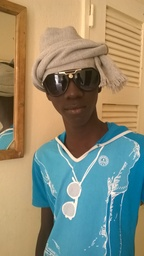
#> input picture thilor.jpg, 144 x 256 px, shrunk from 1456 x 2592 before the run
$ jupyter execute ProjetImageProcessing.ipynb   (shell and % lines are left out)
#> lines starting #> are read from the running program, lines starting #| are printed output that depends on the picture
## Projet Manipulation image

## Valeurs de couleurs
R ( 8 bits) intensite pour la couleur rouge
G ( 8 bits) intensite pour la couleur verte
B ( 8 bits ) intensite pour la couleur bleu

[cell 1]
import matplotlib.pyplot as plt
import math
import numpy as np
import matplotlib.path as mpath
import matplotlib.lines as mlines
import matplotlib.patches as mpatches
from PIL import Image
import random
import matplotlib.image as mpimg

[cell 2]
## Creer votre propre Type de données abstrait Couleur sous python avec les caractériistiques suivants:
class Couleur:
    '''
    Constructeur à 3 paramétres qui represente les valeurs entiéres des différentes couleurs
    '''
    def __init__(self, R, G,B,name = None):
#> called with R = 40, G = 25, B = 120
        self.R = R
        self.G = G
        self.B = B


    '''
    Creer une couleur à partir d'une liste
    '''
    @staticmethod
    def creerCouleur(listeRGB):
        return Couleur(int(listeRGB[0]),int(listeRGB[1]),int(listeRGB[2]))


    '''
    Recupération de l'intensite de la couleur rouge
    '''
    def getR(self):
        return int(self.R)
    '''
    Recupération de l'intensite de la couleur verte
    '''
    def getG(self):
        return int(self.G)
    '''
    Recupération de l'intensite de la couleur verte
    '''
    def getB(self):
        return int(self.B)
    '''
    Version brillante de cet objet couleur
    Il faut caculer le meme pourcentage de R,G,B
    Ajouter ces valeurs aux valeurs R,G,B de l'objet couleur originel
    Retourne un objet couleur
    '''
    # [8 lines left out: function brighter, not called in this run]

    '''
    Version sombre de cet objet couleur

    Il suffit de multiplier toutes les composantes R, G, B par le pourcentage passé en paramétre

    https://graphicdesign.stackexchange.com/questions/75417/how-to-make-a-given-color-a-bit-darker-or-lighter

    Retourne un objet couleur
    '''
    # [5 lines left out: function darker, not called in this run]
    '''
    Chaine de caractére representant cet objet couleur
    Retourne un string contenant les valeurs des composantes R,G,B
    '''
    def toString(self):
        return f"Rouge : {self.getR()} Vert : {self.getG()} Bleu : {self.getB()}"
    '''
    Comparaison de cet objet couleur avec color
    Retourne un booloean
    '''
    def equals(self,color):
        return self.getR() == color.getR() and self.getG() == color.getG() and self.getB() == color.getB()
    '''
     Calcul de la Luminance. La qualité des
     images dans les écrans plasmas modernes est une combinaison linéaire des trois couleurs et est définie par
     l'equation Y = 0.299r + 0.587g + 0.114b

    '''
    def luminance(self):
         return 0.299*self.getR() + 0.587*self.getG() + 0.114*self.getB()
    '''
     Calcul du niveau de gris. Il faut remplacer chaque intensité de couleur par la valeur entiére de la luminance.
     Il faudra créer une nouvelle couleur avec des intensités égales à la luminance
    '''
    def grayScale(self):
        a = int(self.luminance())
        return Couleur(a,a,a)
    '''
     Compatibilité deux couleurs. Deux couleurs sont compatibles si la différence de leur luminance fait au moins 128
     Retourne un boolean qui vaut true si les deux couleurs sont compatibles et false sinon
    '''
    # [6 lines left out: function compatible, not called in this run]
    '''
     Addition de couleur
    '''
    # [8 lines left out: function add, not called in this run]

    '''
    Fonction permettant d'afficher une couleur dans un cercle. Vous pouvez l'utiliser.
    '''
    # [14 lines left out: function showColor, not called in this run]

[cell 3]
col = Couleur(40,25,120)
cole = Couleur(255,2,86)

## Traitement d'image.
Une image numérique est une grille rectangulaire de pixels (éléments d'image), où la couleur de chaque pixel est définie individuellement. Les images numériques sont parfois appelées images tramées ou bitmap.
Le type de données Image vous permet de manipuler des images numériques.

source: https://introcs.cs.princeton.edu/java/31datatype/

L'ensemble de valeurs est une matrice bidimensionnelle de valeurs de couleur, et les opérations sont celles auxquelles vous pouvez vous attendre: créer une image (vierge ou à partir d'un fichier), définir la valeur d'un pixel sur une couleur donnée et extraire la couleur d'un pixel donné. L'API suivante résume les opérations disponibles:

[cell 4]
## Image Processing
class Picture:
    '''
    Creer une image à partir d'un fichier en utilisant la fonction imread() de matplotlig.image ou plus généralement la
    librairie Pillow
    '''
    def __init__(self,nomFichier = None,H = None, W = None):
#> called with nomFichier = 'thilor.jpg'
        if nomFichier == None:

            '''
            Creer une image blanche de hauteur H et de largeur W
            '''
            self.H = H
            self.W = W
            self.img = np.zeros((H,W,3))
        else:

            '''
            Creer une image à partir d'un fichier
            '''
            self.img = mpimg.imread(nomFichier)
#> self.img is the input picture: shape (256, 144, 3); mean R, G, B 141.3, 139.1, 117.3
            self.H = self.img.shape[1]
#> self.H = 144
            self.W = self.img.shape[0]
#> self.W = 256


    '''
    Retourne la hauteur H
    '''
    def getH(self):
        return int(self.H)
    '''
    Retourne la largeur W
    '''
    def getW(self):
        return int(self.W)
    '''
    Retourne le tableau numpy constituant l'image
    '''
    def getImg(self):
        return self.img
    '''
    Retourne les couleurs R,G, B sous forme de liste du pixel à la ligne row et la colonne col
    '''
    def getCouleur(self,row, col):
        a =  self.getImg()
        return a[row][col]

    '''
    Modifie les couleurs R,G,B du pixel à la ligne row et la colonne col
    '''
    # [6 lines left out: function setCouleur, not called in this run]


    '''
    Affiche une image
    '''
    def affiche(self):
        plt.imshow(self.img)
    '''
    Sauve  une image dans un fichier png
    '''
    def save(self, nomFichier):

        plt.imsave(nomFichier, self.img, format = 'png')

[cell 5]
im = Picture("thilor.jpg")
im.affiche()

[cell 6]
im.affiche()

## Convertir une image couleur en grayscale

## Changer l'échelle d'une image en inversant la hauteur et la largeur en gardant les mêmes proportions

## Separation de couleurs

## Glass Filter

[cell 7]
## Image processing
class ImageProcessing:

    def __init__(self,image):
        self.image = image
    '''
    Helper function
    '''
    def calGray(self,p):
        A = math.floor(0.299*p[0] + 0.587*p[1] + 0.114*p[2])
        return [A,A,A]

    '''
     Transformer en grayscale et visualiser l'image et sa transformée
     Appliquer les fonctions map, reduce ou filter pour reduire la complexite
    '''

    def gray(self,p):
        A = math.floor(0.299*int(p[0]) + 0.587*int(p[1]) + 0.114*int(p[2]))
        return [A,A,A]


    # [5 lines left out: function transformGrayscaleMap, not called in this run]

    '''
     Transformer en grayscale et visualiser l'image et sa transformée
     Une classe gloutonne avec des boucles for
    '''
    def transformGrayscaleGlouton(self):
        ligne = self.image.getW()
#> ligne = 256
        colonne = self.image.getH()
#> colonne = 144
        R = Picture(None,colonne,ligne)
        R.img = np.copy(self.image.img)
        for i in range(ligne):
            for j in range(colonne):
                a = self.image.getCouleur(i,j)
                b = self.gray(a)
                R.img[i, j] = b
#> this loop made 256 passes
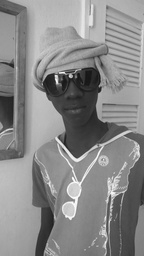
#> R.img: shape (256, 144, 3); min 17, max 254, mean 136.7
        R.affiche()


    '''
     Creer une image en inversant les proportions de l'image source. Afficher les deux images
    '''
    # [7 lines left out: function transformScale, not called in this run]

    '''
    Fonction permettant de generer un pixel aleatoire pour le glassfilter
    '''
    def pxrand(self,col,row):
        h = self.image.getH()
        w = self.image.getW()
        a = random.randint(col+1,col+5)
        b = random.randint(row+1,row+5)
        while(b>=h):
            b = random.randint(row-5,row-1)
        while(a>=w):
            a = random.randint(col-5,col-1)
        return a,b


    '''
    Separer les couleurs d'une image et visualiser les trois couleurs
    '''

    def separerCouleur(self):
        h = self.image.getH()
        w = self.image.getW()
        R = Picture(None,h,w)
        G = Picture(None,h,w)
        B = Picture(None,h,w)
        R.img = np.copy(self.image.img)
        G.img = np.copy(self.image.img)
        B.img = np.copy(self.image.img)
        for i in range(self.image.img.shape[0]):
            for j in range(self.image.img.shape[1]):
                r, v, b = R.img[i,j]
                R.img[i, j] = (r, 0,0)
                G.img[i, j] = (0, v,0)
                B.img[i, j] = (0, 0,b)
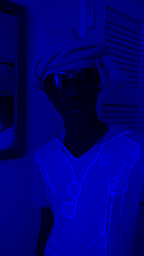
#> B.img: shape (256, 144, 3); mean of channels 0, 1, 2 0, 0, 117.3; drawn as R, G, B
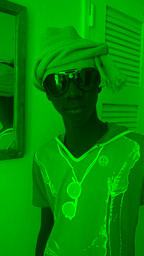
#> G.img: shape (256, 144, 3); mean of channels 0, 1, 2 0, 139.1, 0; drawn as R, G, B
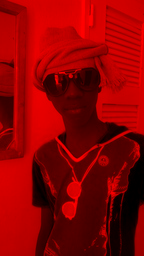
#> R.img: shape (256, 144, 3); mean of channels 0, 1, 2 141.3, 0, 0; drawn as R, G, B
        return R,G,B

    '''
    Filtre de glace: Affecter à chaque pixel p la couleur d'un pixel voisin choisi alétoirement
    (Les coordonnées du pixel et de p doivent différer d'au plus 5).
    Afficher les deux images
    '''
    def filtreGlass(self):
        h = self.image.getH()
        w = self.image.getW()
        R = Picture(None,h,w)
        R.img = np.copy(self.image.img)
        for i in range(self.image.img.shape[0]):
            for j in range(self.image.img.shape[1]):
                k,l = self.pxrand(i,j)
                r, v, b = self.image.img[k,l]
                R.img[i, j] = (r, v,b)
        return R

Creation d'un objet de type image processing

[cell 8]
ime = ImageProcessing(im)
ime.image.affiche()

Conversion en grayscale

[cell 9]
ime.transformGrayscaleGlouton()

Separation des couleurs

[cell 10]
R,G,B = ime.separerCouleur()
R.affiche()

[cell 11]
G.affiche()

[cell 12]
B.affiche()

Glassfilter

[cell 13]
R = ime.filtreGlass()

[cell 14]
R.affiche()
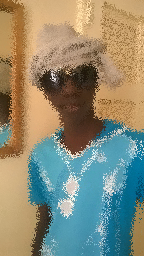
#> shown: shape (256, 144, 3); mean R, G, B 139.5, 138.6, 117.7

$ run again, with bab.jfif saved as thilor.jpg
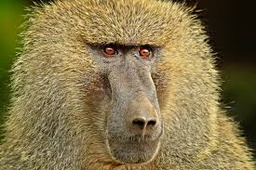
#> input picture bab.jfif, 256 x 170 px, shrunk from 275 x 183 before the run
#> in __init__, self.img is the input picture: shape (170, 256, 3); mean R, G, B 133.3, 118.3, 75.3
#> the loop in transformGrayscaleGlouton, `for i in range(ligne):` made 170 passes
#> after the loop in separerCouleur, `for i in range(self.image.img.shape[0]):`:
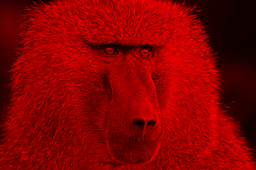
#> R.img: shape (170, 256, 3); mean of channels 0, 1, 2 133.3, 0, 0; drawn as R, G, B
#> `[cell 14] R.affiche()`:
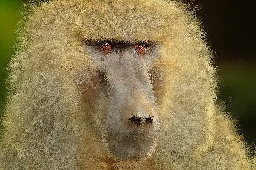
#> shown: shape (170, 256, 3); mean R, G, B 133.5, 118.3, 75.7
